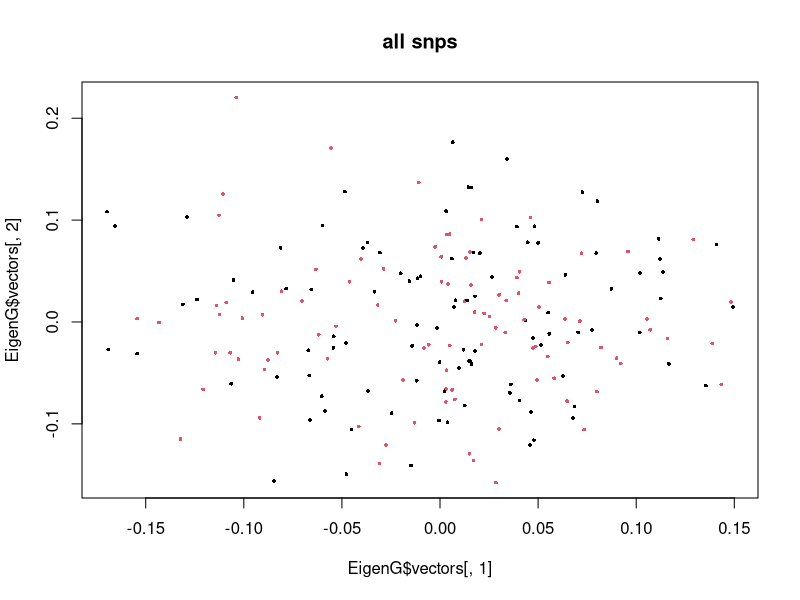
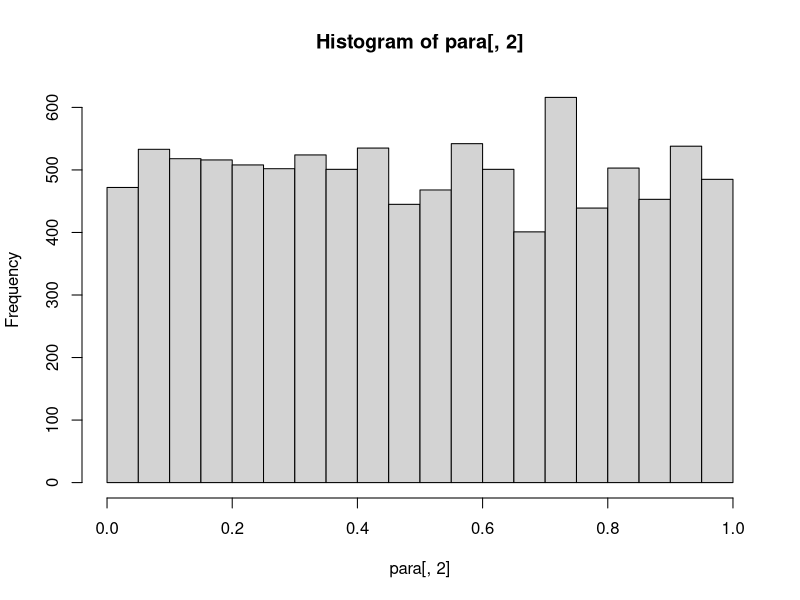
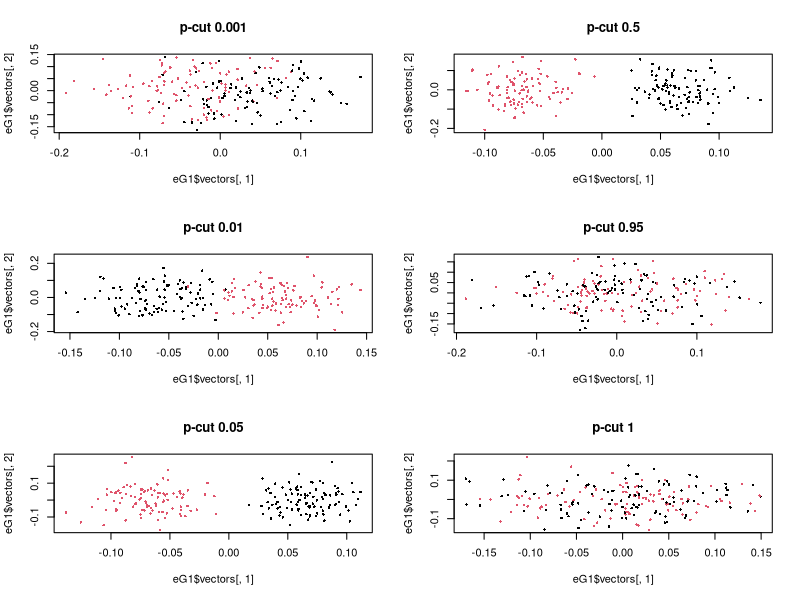

The R source for these figures, in order:
## ---- chunk 1
knitr::opts_chunk$set(echo = TRUE)
set.seed(2020)
## ---- chunk 2
#simualtion
M=10000 #marker
N=200 #sample size
P=runif(M, 0.2, 0.8) # ancestral
G=matrix(0, N, M)
for(i in 1:N) {
  G[i,] = rbinom(M, 2, P)
}
Y = rbinom(N, 1, 0.5)

Gs=apply(G, 2, scale)
GG=Gs %*% t(Gs) / M
EigenG=eigen(GG)
plot(EigenG$vectors[,1], EigenG$vectors[,2], main="all snps", col=(Y+1), cex=0.5, pch=16)

para = matrix(0, M, 2)
for (i in 1:M){
  model = lm(Y~Gs[,i])
  para[i,1]=summary(model)$coefficients[2,3]^2 #p value
  para[i,2]=summary(model)$coefficients[2,4] #p value
}
hist(para[,2])

pcut=c(0.001, 0.01, 0.05, 0.5, 0.95, 1)
layout(matrix(1:6, 3, 2))
for(i in 1:length(pcut)) {
  idx=which(para[,2] < pcut[i])
  Gs1=Gs[, idx]
  GG1=Gs1%*%t(Gs1)/ncol(Gs1)
  eG1=eigen(GG1)
  plot(eG1$vectors[,1], eG1$vectors[,2], col=(Y+1), cex=0.5, pch=16, main=paste("p-cut", pcut[i]))
}

